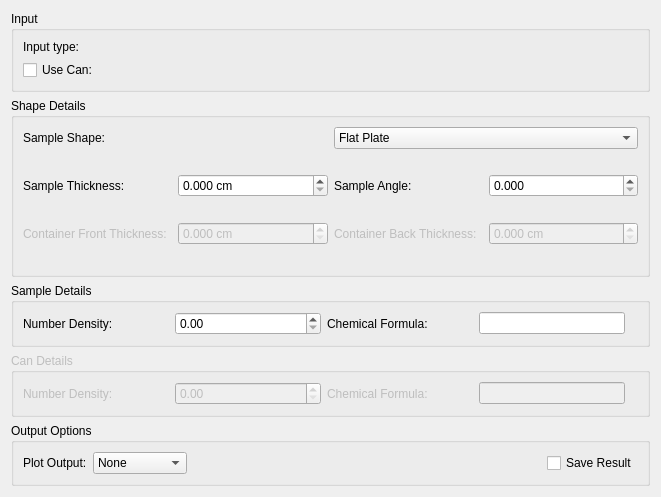
<?xml version="1.0" encoding="UTF-8"?>
<ui version="4.0">
 <class>CalcCorr</class>
 <widget class="QWidget" name="CalcCorr">
  <property name="geometry">
   <rect>
    <x>0</x>
    <y>0</y>
    <width>661</width>
    <height>462</height>
   </rect>
  </property>
  <property name="windowTitle">
   <string>Form</string>
  </property>
  <layout class="QVBoxLayout" name="layoutAbsF2P">
   <item>
    <widget class="QGroupBox" name="gbInput">
     <property name="title">
      <string>Input</string>
     </property>
     <layout class="QGridLayout" name="gridLayout_11">
      <item row="1" column="1">
       <widget class="MantidQt::MantidWidgets::DataSelector" name="dsContainer" native="true">
        <property name="enabled">
         <bool>false</bool>
        </property>
        <property name="sizePolicy">
         <sizepolicy hsizetype="Minimum" vsizetype="Fixed">
          <horstretch>0</horstretch>
          <verstretch>0</verstretch>
         </sizepolicy>
        </property>
        <property name="autoLoad" stdset="0">
         <bool>true</bool>
        </property>
        <property name="workspaceSuffixes" stdset="0">
         <stringlist>
          <string>_red</string>
          <string>_sqw</string>
         </stringlist>
        </property>
        <property name="fileBrowserSuffixes" stdset="0">
         <stringlist>
          <string>_red.nxs</string>
          <string>_sqw.nxs</string>
         </stringlist>
        </property>
        <property name="showLoad" stdset="0">
         <bool>false</bool>
        </property>
       </widget>
      </item>
      <item row="1" column="0">
       <widget class="QCheckBox" name="ckUseCan">
        <property name="text">
         <string>Use Can:</string>
        </property>
       </widget>
      </item>
      <item row="0" column="1">
       <widget class="MantidQt::MantidWidgets::DataSelector" name="dsSample" native="true">
        <property name="sizePolicy">
         <sizepolicy hsizetype="Minimum" vsizetype="Fixed">
          <horstretch>0</horstretch>
          <verstretch>0</verstretch>
         </sizepolicy>
        </property>
        <property name="autoLoad" stdset="0">
         <bool>true</bool>
        </property>
        <property name="workspaceSuffixes" stdset="0">
         <stringlist>
          <string>_red</string>
          <string>_sqw</string>
         </stringlist>
        </property>
        <property name="fileBrowserSuffixes" stdset="0">
         <stringlist>
          <string>_red.nxs</string>
          <string>_sqw.nxs</string>
         </stringlist>
        </property>
        <property name="showLoad" stdset="0">
         <bool>false</bool>
        </property>
       </widget>
      </item>
      <item row="0" column="0">
       <widget class="QLabel" name="lbInputType">
        <property name="text">
         <string>Input type:</string>
        </property>
       </widget>
      </item>
     </layout>
    </widget>
   </item>
   <item>
    <widget class="QGroupBox" name="gbShapeDetails">
     <property name="sizePolicy">
      <sizepolicy hsizetype="Preferred" vsizetype="Fixed">
       <horstretch>0</horstretch>
       <verstretch>0</verstretch>
      </sizepolicy>
     </property>
     <property name="title">
      <string>Shape Details</string>
     </property>
     <layout class="QVBoxLayout" name="verticalLayout_9">
      <item>
       <layout class="QHBoxLayout" name="loSampleShape">
        <item>
         <widget class="QLabel" name="lbSampleShape">
          <property name="text">
           <string>Sample Shape:</string>
          </property>
         </widget>
        </item>
        <item>
         <widget class="QComboBox" name="cbSampleShape">
          <item>
           <property name="text">
            <string>Flat Plate</string>
           </property>
          </item>
          <item>
           <property name="text">
            <string>Cylinder</string>
           </property>
          </item>
          <item>
           <property name="text">
            <string>Annulus</string>
           </property>
          </item>
         </widget>
        </item>
       </layout>
      </item>
      <item>
       <widget class="QStackedWidget" name="swShapeOptions">
        <property name="currentIndex">
         <number>0</number>
        </property>
        <widget class="QWidget" name="pgFlatPlate">
         <layout class="QGridLayout" name="gridLayout_2">
          <property name="margin">
           <number>0</number>
          </property>
          <item row="0" column="2">
           <widget class="QLabel" name="lbFlatSampleAngle">
            <property name="text">
             <string>Sample Angle:</string>
            </property>
           </widget>
          </item>
          <item row="3" column="0">
           <widget class="QLabel" name="lbFlatCanFrontThickness">
            <property name="enabled">
             <bool>false</bool>
            </property>
            <property name="text">
             <string>Container Front Thickness:</string>
            </property>
           </widget>
          </item>
          <item row="3" column="2">
           <widget class="QLabel" name="lbFlatCanBackThickness">
            <property name="enabled">
             <bool>false</bool>
            </property>
            <property name="text">
             <string>Container Back Thickness:</string>
            </property>
           </widget>
          </item>
          <item row="3" column="3">
           <widget class="QDoubleSpinBox" name="spFlatCanBackThickness">
            <property name="enabled">
             <bool>false</bool>
            </property>
            <property name="suffix">
             <string> cm</string>
            </property>
            <property name="decimals">
             <number>3</number>
            </property>
            <property name="singleStep">
             <double>0.100000000000000</double>
            </property>
           </widget>
          </item>
          <item row="0" column="0">
           <widget class="QLabel" name="lbFlatSampleThickness">
            <property name="text">
             <string>Sample Thickness:</string>
            </property>
           </widget>
          </item>
          <item row="3" column="1">
           <widget class="QDoubleSpinBox" name="spFlatCanFrontThickness">
            <property name="enabled">
             <bool>false</bool>
            </property>
            <property name="suffix">
             <string> cm</string>
            </property>
            <property name="decimals">
             <number>3</number>
            </property>
            <property name="singleStep">
             <double>0.100000000000000</double>
            </property>
           </widget>
          </item>
          <item row="0" column="3">
           <widget class="QDoubleSpinBox" name="spFlatSampleAngle">
            <property name="decimals">
             <number>3</number>
            </property>
           </widget>
          </item>
          <item row="0" column="1">
           <widget class="QDoubleSpinBox" name="spFlatSampleThickness">
            <property name="suffix">
             <string> cm</string>
            </property>
            <property name="decimals">
             <number>3</number>
            </property>
            <property name="singleStep">
             <double>0.100000000000000</double>
            </property>
           </widget>
          </item>
         </layout>
        </widget>
        <widget class="QWidget" name="pgCylinder">
         <layout class="QGridLayout" name="gridLayout_4">
          <property name="margin">
           <number>0</number>
          </property>
          <item row="5" column="3">
           <widget class="QDoubleSpinBox" name="spCylBeamWidth">
            <property name="decimals">
             <number>3</number>
            </property>
            <property name="singleStep">
             <double>0.100000000000000</double>
            </property>
           </widget>
          </item>
          <item row="5" column="2">
           <widget class="QLabel" name="lbCylBeamWidth">
            <property name="text">
             <string>Beam Width:</string>
            </property>
           </widget>
          </item>
          <item row="5" column="0">
           <widget class="QLabel" name="lbCylBeamHeight">
            <property name="text">
             <string>Beam Height:</string>
            </property>
           </widget>
          </item>
          <item row="5" column="1">
           <widget class="QDoubleSpinBox" name="spCylBeamHeight">
            <property name="decimals">
             <number>3</number>
            </property>
            <property name="singleStep">
             <double>0.100000000000000</double>
            </property>
           </widget>
          </item>
          <item row="7" column="0">
           <widget class="QLabel" name="lbCylStepSize">
            <property name="text">
             <string>Step Size:</string>
            </property>
           </widget>
          </item>
          <item row="7" column="1">
           <widget class="QDoubleSpinBox" name="spCylStepSize">
            <property name="decimals">
             <number>4</number>
            </property>
            <property name="singleStep">
             <double>0.001000000000000</double>
            </property>
            <property name="value">
             <double>0.002000000000000</double>
            </property>
           </widget>
          </item>
          <item row="0" column="0">
           <widget class="QLabel" name="lbCylSampleOuterRadius">
            <property name="text">
             <string>Sample Radius:</string>
            </property>
           </widget>
          </item>
          <item row="0" column="1">
           <widget class="QDoubleSpinBox" name="spCylSampleOuterRadius">
            <property name="decimals">
             <number>3</number>
            </property>
            <property name="maximum">
             <double>9999.989999999999782</double>
            </property>
            <property name="singleStep">
             <double>0.100000000000000</double>
            </property>
           </widget>
          </item>
          <item row="0" column="3">
           <widget class="QDoubleSpinBox" name="spCylCanOuterRadius">
            <property name="enabled">
             <bool>false</bool>
            </property>
            <property name="decimals">
             <number>3</number>
            </property>
            <property name="maximum">
             <double>9999.989999999999782</double>
            </property>
            <property name="singleStep">
             <double>0.100000000000000</double>
            </property>
           </widget>
          </item>
          <item row="0" column="2">
           <widget class="QLabel" name="lbCylCanOuterRadius">
            <property name="enabled">
             <bool>false</bool>
            </property>
            <property name="text">
             <string>Container Radius:</string>
            </property>
           </widget>
          </item>
         </layout>
        </widget>
        <widget class="QWidget" name="pgAnnulus">
         <layout class="QGridLayout" name="gridLayout_5">
          <property name="margin">
           <number>0</number>
          </property>
          <item row="5" column="3">
           <widget class="QDoubleSpinBox" name="spAnnBeamWidth">
            <property name="decimals">
             <number>3</number>
            </property>
            <property name="singleStep">
             <double>0.100000000000000</double>
            </property>
           </widget>
          </item>
          <item row="5" column="2">
           <widget class="QLabel" name="lbAnnBeamWidth">
            <property name="text">
             <string>Beam Width:</string>
            </property>
           </widget>
          </item>
          <item row="5" column="0">
           <widget class="QLabel" name="lbAnnBeamHeight">
            <property name="text">
             <string>Beam Height:</string>
            </property>
           </widget>
          </item>
          <item row="5" column="1">
           <widget class="QDoubleSpinBox" name="spAnnBeamHeight">
            <property name="decimals">
             <number>3</number>
            </property>
            <property name="singleStep">
             <double>0.100000000000000</double>
            </property>
           </widget>
          </item>
          <item row="7" column="0">
           <widget class="QLabel" name="lbAnnStepSize">
            <property name="text">
             <string>Step Size:</string>
            </property>
           </widget>
          </item>
          <item row="7" column="1">
           <widget class="QDoubleSpinBox" name="spAnnStepSize">
            <property name="decimals">
             <number>4</number>
            </property>
            <property name="singleStep">
             <double>0.001000000000000</double>
            </property>
            <property name="value">
             <double>0.002000000000000</double>
            </property>
           </widget>
          </item>
          <item row="1" column="0">
           <widget class="QLabel" name="lbAnnCanOuterRadius">
            <property name="enabled">
             <bool>false</bool>
            </property>
            <property name="text">
             <string>Container Outer Radius:</string>
            </property>
           </widget>
          </item>
          <item row="1" column="1">
           <widget class="QDoubleSpinBox" name="spAnnCanOuterRadius">
            <property name="enabled">
             <bool>false</bool>
            </property>
            <property name="decimals">
             <number>3</number>
            </property>
            <property name="maximum">
             <double>9999.989999999999782</double>
            </property>
            <property name="singleStep">
             <double>0.100000000000000</double>
            </property>
           </widget>
          </item>
          <item row="0" column="3">
           <widget class="QDoubleSpinBox" name="spAnnSampleOuterRadius">
            <property name="decimals">
             <number>3</number>
            </property>
            <property name="maximum">
             <double>9999.989999999999782</double>
            </property>
            <property name="singleStep">
             <double>0.100000000000000</double>
            </property>
           </widget>
          </item>
          <item row="0" column="2">
           <widget class="QLabel" name="lbAnnSampleOuterRadius">
            <property name="text">
             <string>Sample Outer Radius:</string>
            </property>
           </widget>
          </item>
          <item row="0" column="0">
           <widget class="QLabel" name="lbAnnSampleInnerRadius">
            <property name="text">
             <string>Sample Inner Radius:</string>
            </property>
           </widget>
          </item>
          <item row="0" column="1">
           <widget class="QDoubleSpinBox" name="spAnnSampleInnerRadius"/>
          </item>
         </layout>
        </widget>
       </widget>
      </item>
     </layout>
    </widget>
   </item>
   <item>
    <widget class="QGroupBox" name="gbSampleDetails">
     <property name="sizePolicy">
      <sizepolicy hsizetype="Preferred" vsizetype="Fixed">
       <horstretch>0</horstretch>
       <verstretch>0</verstretch>
      </sizepolicy>
     </property>
     <property name="title">
      <string>Sample Details</string>
     </property>
     <layout class="QGridLayout" name="gridLayout">
      <item row="0" column="1">
       <widget class="QDoubleSpinBox" name="spSampleNumberDensity">
        <property name="maximum">
         <double>9999.989999999999782</double>
        </property>
        <property name="singleStep">
         <double>0.100000000000000</double>
        </property>
       </widget>
      </item>
      <item row="0" column="0">
       <widget class="QLabel" name="lbSampleNumberDensity">
        <property name="text">
         <string>Number Density:</string>
        </property>
       </widget>
      </item>
      <item row="0" column="2">
       <widget class="QLabel" name="lbSampleChemicalFormula">
        <property name="text">
         <string>Chemical Formula:</string>
        </property>
       </widget>
      </item>
      <item row="0" column="3">
       <widget class="QLineEdit" name="leSampleChemicalFormula">
        <property name="sizePolicy">
         <sizepolicy hsizetype="Preferred" vsizetype="Fixed">
          <horstretch>0</horstretch>
          <verstretch>0</verstretch>
         </sizepolicy>
        </property>
        <property name="text">
         <string/>
        </property>
       </widget>
      </item>
      <item row="0" column="4">
       <widget class="QLabel" name="valSampleChemicalFormula">
        <property name="sizePolicy">
         <sizepolicy hsizetype="Fixed" vsizetype="Preferred">
          <horstretch>0</horstretch>
          <verstretch>0</verstretch>
         </sizepolicy>
        </property>
        <property name="text">
         <string/>
        </property>
       </widget>
      </item>
     </layout>
    </widget>
   </item>
   <item>
    <widget class="QGroupBox" name="gbCanDetails">
     <property name="enabled">
      <bool>false</bool>
     </property>
     <property name="sizePolicy">
      <sizepolicy hsizetype="Preferred" vsizetype="Fixed">
       <horstretch>0</horstretch>
       <verstretch>0</verstretch>
      </sizepolicy>
     </property>
     <property name="title">
      <string>Can Details</string>
     </property>
     <layout class="QGridLayout" name="gridLayout_3">
      <item row="0" column="0">
       <widget class="QLabel" name="lbCanNumberDensity">
        <property name="text">
         <string>Number Density:</string>
        </property>
       </widget>
      </item>
      <item row="0" column="3">
       <widget class="QLineEdit" name="leCanChemicalFormula">
        <property name="sizePolicy">
         <sizepolicy hsizetype="Preferred" vsizetype="Fixed">
          <horstretch>0</horstretch>
          <verstretch>0</verstretch>
         </sizepolicy>
        </property>
       </widget>
      </item>
      <item row="0" column="1">
       <widget class="QDoubleSpinBox" name="spCanNumberDensity">
        <property name="maximum">
         <double>9999.989999999999782</double>
        </property>
        <property name="singleStep">
         <double>0.100000000000000</double>
        </property>
       </widget>
      </item>
      <item row="0" column="2">
       <widget class="QLabel" name="lbCanChemicalFormula">
        <property name="text">
         <string>Chemical Formula:</string>
        </property>
       </widget>
      </item>
      <item row="0" column="4">
       <widget class="QLabel" name="valCanChemicalFormula">
        <property name="sizePolicy">
         <sizepolicy hsizetype="Fixed" vsizetype="Preferred">
          <horstretch>0</horstretch>
          <verstretch>0</verstretch>
         </sizepolicy>
        </property>
        <property name="text">
         <string/>
        </property>
       </widget>
      </item>
     </layout>
    </widget>
   </item>
   <item>
    <widget class="QGroupBox" name="gbOutput">
     <property name="sizePolicy">
      <sizepolicy hsizetype="Preferred" vsizetype="Fixed">
       <horstretch>0</horstretch>
       <verstretch>0</verstretch>
      </sizepolicy>
     </property>
     <property name="title">
      <string>Output Options</string>
     </property>
     <layout class="QHBoxLayout" name="horizontalLayout">
      <item>
       <widget class="QLabel" name="lbPlotOutput">
        <property name="text">
         <string>Plot Output:</string>
        </property>
       </widget>
      </item>
      <item>
       <widget class="QComboBox" name="cbPlotOutput">
        <item>
         <property name="text">
          <string>None</string>
         </property>
        </item>
        <item>
         <property name="text">
          <string>Wavelength</string>
         </property>
        </item>
        <item>
         <property name="text">
          <string>Angle</string>
         </property>
        </item>
        <item>
         <property name="text">
          <string>Both</string>
         </property>
        </item>
       </widget>
      </item>
      <item>
       <spacer name="horizontalSpacer">
        <property name="orientation">
         <enum>Qt::Horizontal</enum>
        </property>
        <property name="sizeHint" stdset="0">
         <size>
          <width>40</width>
          <height>20</height>
         </size>
        </property>
       </spacer>
      </item>
      <item>
       <widget class="QCheckBox" name="ckSave">
        <property name="text">
         <string>Save Result</string>
        </property>
       </widget>
      </item>
     </layout>
    </widget>
   </item>
  </layout>
 </widget>
 <customwidgets>
  <customwidget>
   <class>MantidQt::MantidWidgets::DataSelector</class>
   <extends>QWidget</extends>
   <header>MantidQtMantidWidgets/DataSelector.h</header>
  </customwidget>
 </customwidgets>
 <tabstops>
  <tabstop>ckUseCan</tabstop>
  <tabstop>cbSampleShape</tabstop>
  <tabstop>spFlatSampleThickness</tabstop>
  <tabstop>spFlatSampleAngle</tabstop>
  <tabstop>spFlatCanFrontThickness</tabstop>
  <tabstop>spFlatCanBackThickness</tabstop>
  <tabstop>spCylBeamHeight</tabstop>
  <tabstop>spCylBeamWidth</tabstop>
  <tabstop>spCylStepSize</tabstop>
  <tabstop>spAnnBeamHeight</tabstop>
  <tabstop>spAnnBeamWidth</tabstop>
  <tabstop>spAnnStepSize</tabstop>
  <tabstop>spSampleNumberDensity</tabstop>
  <tabstop>leSampleChemicalFormula</tabstop>
  <tabstop>spCanNumberDensity</tabstop>
  <tabstop>leCanChemicalFormula</tabstop>
  <tabstop>cbPlotOutput</tabstop>
  <tabstop>ckSave</tabstop>
 </tabstops>
 <resources/>
 <connections>
  <connection>
   <sender>cbSampleShape</sender>
   <signal>currentIndexChanged(int)</signal>
   <receiver>swShapeOptions</receiver>
   <slot>setCurrentIndex(int)</slot>
   <hints>
    <hint type="sourcelabel">
     <x>486</x>
     <y>130</y>
    </hint>
    <hint type="destinationlabel">
     <x>330</x>
     <y>239</y>
    </hint>
   </hints>
  </connection>
  <connection>
   <sender>ckUseCan</sender>
   <signal>toggled(bool)</signal>
   <receiver>gbCanDetails</receiver>
   <slot>setEnabled(bool)</slot>
   <hints>
    <hint type="sourcelabel">
     <x>173</x>
     <y>65</y>
    </hint>
    <hint type="destinationlabel">
     <x>339</x>
     <y>389</y>
    </hint>
   </hints>
  </connection>
  <connection>
   <sender>ckUseCan</sender>
   <signal>toggled(bool)</signal>
   <receiver>dsContainer</receiver>
   <slot>setEnabled(bool)</slot>
   <hints>
    <hint type="sourcelabel">
     <x>173</x>
     <y>65</y>
    </hint>
    <hint type="destinationlabel">
     <x>640</x>
     <y>65</y>
    </hint>
   </hints>
  </connection>
  <connection>
   <sender>ckUseCan</sender>
   <signal>toggled(bool)</signal>
   <receiver>lbFlatCanFrontThickness</receiver>
   <slot>setEnabled(bool)</slot>
   <hints>
    <hint type="sourcelabel">
     <x>173</x>
     <y>65</y>
    </hint>
    <hint type="destinationlabel">
     <x>99</x>
     <y>222</y>
    </hint>
   </hints>
  </connection>
  <connection>
   <sender>ckUseCan</sender>
   <signal>toggled(bool)</signal>
   <receiver>lbFlatCanBackThickness</receiver>
   <slot>setEnabled(bool)</slot>
   <hints>
    <hint type="sourcelabel">
     <x>173</x>
     <y>65</y>
    </hint>
    <hint type="destinationlabel">
     <x>413</x>
     <y>222</y>
    </hint>
   </hints>
  </connection>
  <connection>
   <sender>ckUseCan</sender>
   <signal>toggled(bool)</signal>
   <receiver>spFlatCanFrontThickness</receiver>
   <slot>setEnabled(bool)</slot>
   <hints>
    <hint type="sourcelabel">
     <x>173</x>
     <y>65</y>
    </hint>
    <hint type="destinationlabel">
     <x>256</x>
     <y>222</y>
    </hint>
   </hints>
  </connection>
  <connection>
   <sender>ckUseCan</sender>
   <signal>toggled(bool)</signal>
   <receiver>spFlatCanBackThickness</receiver>
   <slot>setEnabled(bool)</slot>
   <hints>
    <hint type="sourcelabel">
     <x>173</x>
     <y>65</y>
    </hint>
    <hint type="destinationlabel">
     <x>569</x>
     <y>222</y>
    </hint>
   </hints>
  </connection>
  <connection>
   <sender>ckUseCan</sender>
   <signal>toggled(bool)</signal>
   <receiver>lbCylCanOuterRadius</receiver>
   <slot>setEnabled(bool)</slot>
   <hints>
    <hint type="sourcelabel">
     <x>173</x>
     <y>65</y>
    </hint>
    <hint type="destinationlabel">
     <x>115</x>
     <y>178</y>
    </hint>
   </hints>
  </connection>
  <connection>
   <sender>ckUseCan</sender>
   <signal>toggled(bool)</signal>
   <receiver>spCylCanOuterRadius</receiver>
   <slot>setEnabled(bool)</slot>
   <hints>
    <hint type="sourcelabel">
     <x>173</x>
     <y>65</y>
    </hint>
    <hint type="destinationlabel">
     <x>119</x>
     <y>178</y>
    </hint>
   </hints>
  </connection>
  <connection>
   <sender>spFlatCanFrontThickness</sender>
   <signal>valueChanged(double)</signal>
   <receiver>spFlatCanBackThickness</receiver>
   <slot>setValue(double)</slot>
   <hints>
    <hint type="sourcelabel">
     <x>256</x>
     <y>222</y>
    </hint>
    <hint type="destinationlabel">
     <x>569</x>
     <y>222</y>
    </hint>
   </hints>
  </connection>
  <connection>
   <sender>ckUseCan</sender>
   <signal>toggled(bool)</signal>
   <receiver>lbAnnCanOuterRadius</receiver>
   <slot>setEnabled(bool)</slot>
   <hints>
    <hint type="sourcelabel">
     <x>173</x>
     <y>65</y>
    </hint>
    <hint type="destinationlabel">
     <x>119</x>
     <y>178</y>
    </hint>
   </hints>
  </connection>
  <connection>
   <sender>ckUseCan</sender>
   <signal>toggled(bool)</signal>
   <receiver>spAnnCanOuterRadius</receiver>
   <slot>setEnabled(bool)</slot>
   <hints>
    <hint type="sourcelabel">
     <x>173</x>
     <y>65</y>
    </hint>
    <hint type="destinationlabel">
     <x>119</x>
     <y>178</y>
    </hint>
   </hints>
  </connection>
 </connections>
</ui>
